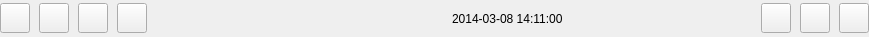
<?xml version="1.0" encoding="UTF-8"?>
<ui version="4.0">
 <class>VSCToolBar</class>
 <widget class="QWidget" name="VSCToolBar">
  <property name="geometry">
   <rect>
    <x>0</x>
    <y>0</y>
    <width>869</width>
    <height>37</height>
   </rect>
  </property>
  <property name="maximumSize">
   <size>
    <width>100000</width>
    <height>60</height>
   </size>
  </property>
  <property name="windowTitle">
   <string>VSC</string>
  </property>
  <property name="windowIcon">
   <iconset resource="vscmainwindows.qrc">
    <normaloff>:/logo/resources/vscsmall.png</normaloff>:/logo/resources/vscsmall.png</iconset>
  </property>
  <property name="styleSheet">
   <string notr="true"/>
  </property>
  <layout class="QHBoxLayout" name="horizontalLayout_2">
   <property name="spacing">
    <number>0</number>
   </property>
   <property name="leftMargin">
    <number>0</number>
   </property>
   <property name="topMargin">
    <number>0</number>
   </property>
   <property name="rightMargin">
    <number>0</number>
   </property>
   <property name="bottomMargin">
    <number>0</number>
   </property>
   <item>
    <layout class="QHBoxLayout" name="horizontalLayout">
     <property name="spacing">
      <number>9</number>
     </property>
     <property name="leftMargin">
      <number>0</number>
     </property>
     <item>
      <widget class="QPushButton" name="pushButton">
       <property name="minimumSize">
        <size>
         <width>30</width>
         <height>30</height>
        </size>
       </property>
       <property name="maximumSize">
        <size>
         <width>30</width>
         <height>30</height>
        </size>
       </property>
       <property name="text">
        <string/>
       </property>
       <property name="icon">
        <iconset resource="vscmainwindows.qrc">
         <normaloff>:/action/resources/panel.png</normaloff>:/action/resources/panel.png</iconset>
       </property>
       <property name="iconSize">
        <size>
         <width>30</width>
         <height>30</height>
        </size>
       </property>
      </widget>
     </item>
     <item>
      <widget class="QPushButton" name="pbSetting_2">
       <property name="minimumSize">
        <size>
         <width>30</width>
         <height>30</height>
        </size>
       </property>
       <property name="maximumSize">
        <size>
         <width>30</width>
         <height>30</height>
        </size>
       </property>
       <property name="toolTip">
        <string>&lt;html&gt;&lt;head/&gt;&lt;body&gt;&lt;p&gt;TODO next version&lt;/p&gt;&lt;/body&gt;&lt;/html&gt;</string>
       </property>
       <property name="styleSheet">
        <string notr="true">QPushButton:hover {
border:none;
color:white;
background-color: rgb(85, 170, 255);}
QPushButton:pressed {
background-color: rgb(200, 200, 200);}</string>
       </property>
       <property name="text">
        <string/>
       </property>
       <property name="icon">
        <iconset resource="vscmainwindows.qrc">
         <normaloff>:/action/resources/searchplayback.png</normaloff>:/action/resources/searchplayback.png</iconset>
       </property>
       <property name="iconSize">
        <size>
         <width>30</width>
         <height>30</height>
        </size>
       </property>
      </widget>
     </item>
     <item>
      <widget class="QPushButton" name="pbSetting">
       <property name="minimumSize">
        <size>
         <width>30</width>
         <height>30</height>
        </size>
       </property>
       <property name="maximumSize">
        <size>
         <width>30</width>
         <height>30</height>
        </size>
       </property>
       <property name="toolTip">
        <string>&lt;html&gt;&lt;head/&gt;&lt;body&gt;&lt;p&gt;TODO next version&lt;/p&gt;&lt;/body&gt;&lt;/html&gt;</string>
       </property>
       <property name="styleSheet">
        <string notr="true">QPushButton:hover {
border:none;
color:white;
background-color: rgb(85, 170, 255);}
QPushButton:pressed {
background-color: rgb(200, 200, 200);}</string>
       </property>
       <property name="text">
        <string/>
       </property>
       <property name="icon">
        <iconset resource="vscmainwindows.qrc">
         <normaloff>:/action/resources/setting.png</normaloff>:/action/resources/setting.png</iconset>
       </property>
       <property name="iconSize">
        <size>
         <width>30</width>
         <height>30</height>
        </size>
       </property>
      </widget>
     </item>
     <item>
      <widget class="QPushButton" name="pbPanel">
       <property name="maximumSize">
        <size>
         <width>30</width>
         <height>30</height>
        </size>
       </property>
       <property name="styleSheet">
        <string notr="true">QPushButton:hover {
border:none;
color:white;
background-color: rgb(85, 170, 255);}
QPushButton:pressed {
background-color: rgb(200, 200, 200);}</string>
       </property>
       <property name="text">
        <string/>
       </property>
       <property name="icon">
        <iconset resource="vscmainwindows.qrc">
         <normaloff>:/action/resources/surveillance.png</normaloff>:/action/resources/surveillance.png</iconset>
       </property>
       <property name="iconSize">
        <size>
         <width>30</width>
         <height>30</height>
        </size>
       </property>
      </widget>
     </item>
     <item>
      <widget class="QPushButton" name="pushButton_2">
       <property name="minimumSize">
        <size>
         <width>30</width>
         <height>30</height>
        </size>
       </property>
       <property name="maximumSize">
        <size>
         <width>30</width>
         <height>30</height>
        </size>
       </property>
       <property name="text">
        <string/>
       </property>
       <property name="icon">
        <iconset resource="vscmainwindows.qrc">
         <normaloff>:/action/resources/map.png</normaloff>:/action/resources/map.png</iconset>
       </property>
       <property name="iconSize">
        <size>
         <width>30</width>
         <height>30</height>
        </size>
       </property>
       <property name="flat">
        <bool>true</bool>
       </property>
      </widget>
     </item>
     <item>
      <widget class="QPushButton" name="pbAlarm">
       <property name="enabled">
        <bool>true</bool>
       </property>
       <property name="minimumSize">
        <size>
         <width>30</width>
         <height>30</height>
        </size>
       </property>
       <property name="maximumSize">
        <size>
         <width>30</width>
         <height>30</height>
        </size>
       </property>
       <property name="toolTip">
        <string>&lt;html&gt;&lt;head/&gt;&lt;body&gt;&lt;p&gt;TODO next version &lt;/p&gt;&lt;/body&gt;&lt;/html&gt;</string>
       </property>
       <property name="styleSheet">
        <string notr="true">QPushButton:hover {
border:none;
color:white;
background-color: rgb(85, 170, 255);}
QPushButton:pressed {
background-color: rgb(200, 200, 200);}</string>
       </property>
       <property name="text">
        <string/>
       </property>
       <property name="icon">
        <iconset resource="vscmainwindows.qrc">
         <normaloff>:/action/resources/alarm.png</normaloff>:/action/resources/alarm.png</iconset>
       </property>
       <property name="iconSize">
        <size>
         <width>30</width>
         <height>30</height>
        </size>
       </property>
       <property name="flat">
        <bool>true</bool>
       </property>
      </widget>
     </item>
     <item>
      <widget class="QLabel" name="lbProcess">
       <property name="minimumSize">
        <size>
         <width>30</width>
         <height>30</height>
        </size>
       </property>
       <property name="maximumSize">
        <size>
         <width>30</width>
         <height>30</height>
        </size>
       </property>
       <property name="styleSheet">
        <string notr="true">image: url(:/action/resources/processing.gif);</string>
       </property>
       <property name="text">
        <string/>
       </property>
      </widget>
     </item>
     <item>
      <spacer name="horizontalSpacer_2">
       <property name="orientation">
        <enum>Qt::Horizontal</enum>
       </property>
       <property name="sizeHint" stdset="0">
        <size>
         <width>40</width>
         <height>20</height>
        </size>
       </property>
      </spacer>
     </item>
     <item>
      <widget class="QLabel" name="time">
       <property name="text">
        <string>2014-03-08 14:11:00</string>
       </property>
      </widget>
     </item>
     <item>
      <widget class="QLabel" name="cpu">
       <property name="minimumSize">
        <size>
         <width>180</width>
         <height>30</height>
        </size>
       </property>
       <property name="maximumSize">
        <size>
         <width>180</width>
         <height>30</height>
        </size>
       </property>
       <property name="text">
        <string/>
       </property>
      </widget>
     </item>
     <item>
      <widget class="QPushButton" name="pbUser">
       <property name="minimumSize">
        <size>
         <width>30</width>
         <height>30</height>
        </size>
       </property>
       <property name="maximumSize">
        <size>
         <width>30</width>
         <height>30</height>
        </size>
       </property>
       <property name="styleSheet">
        <string notr="true">QPushButton:hover {
border:none;
color:white;
background-color: rgb(85, 170, 255);}
QPushButton:pressed {
background-color: rgb(200, 200, 200);}</string>
       </property>
       <property name="text">
        <string/>
       </property>
       <property name="icon">
        <iconset resource="vscmainwindows.qrc">
         <normaloff>:/action/resources/user.png</normaloff>:/action/resources/user.png</iconset>
       </property>
       <property name="iconSize">
        <size>
         <width>30</width>
         <height>30</height>
        </size>
       </property>
      </widget>
     </item>
     <item>
      <widget class="QPushButton" name="pbFullScreen">
       <property name="minimumSize">
        <size>
         <width>30</width>
         <height>30</height>
        </size>
       </property>
       <property name="maximumSize">
        <size>
         <width>30</width>
         <height>30</height>
        </size>
       </property>
       <property name="toolTip">
        <string>&lt;html&gt;&lt;head/&gt;&lt;body&gt;&lt;p&gt;FullScreen&lt;/p&gt;&lt;/body&gt;&lt;/html&gt;</string>
       </property>
       <property name="styleSheet">
        <string notr="true">QPushButton:hover {
border:none;
color:white;
background-color: rgb(85, 170, 255);}
QPushButton:pressed {
background-color: rgb(200, 200, 200);}</string>
       </property>
       <property name="text">
        <string/>
       </property>
       <property name="icon">
        <iconset resource="vscmainwindows.qrc">
         <normaloff>:/action/resources/view-fullscreen.png</normaloff>:/action/resources/view-fullscreen.png</iconset>
       </property>
       <property name="iconSize">
        <size>
         <width>30</width>
         <height>30</height>
        </size>
       </property>
      </widget>
     </item>
     <item>
      <widget class="QPushButton" name="pbAbout">
       <property name="minimumSize">
        <size>
         <width>30</width>
         <height>30</height>
        </size>
       </property>
       <property name="maximumSize">
        <size>
         <width>30</width>
         <height>30</height>
        </size>
       </property>
       <property name="toolTip">
        <string>&lt;html&gt;&lt;head/&gt;&lt;body&gt;&lt;p&gt;About&lt;/p&gt;&lt;/body&gt;&lt;/html&gt;</string>
       </property>
       <property name="styleSheet">
        <string notr="true">QPushButton:hover {
border:none;
color:white;
background-color: rgb(85, 170, 255);}
QPushButton:pressed {
background-color: rgb(200, 200, 200);}</string>
       </property>
       <property name="text">
        <string/>
       </property>
       <property name="icon">
        <iconset resource="vscmainwindows.qrc">
         <normaloff>:/logo/resources/vscsmall2.png</normaloff>:/logo/resources/vscsmall2.png</iconset>
       </property>
       <property name="iconSize">
        <size>
         <width>30</width>
         <height>30</height>
        </size>
       </property>
      </widget>
     </item>
    </layout>
   </item>
  </layout>
 </widget>
 <resources>
  <include location="vscmainwindows.qrc"/>
 </resources>
 <connections/>
</ui>
